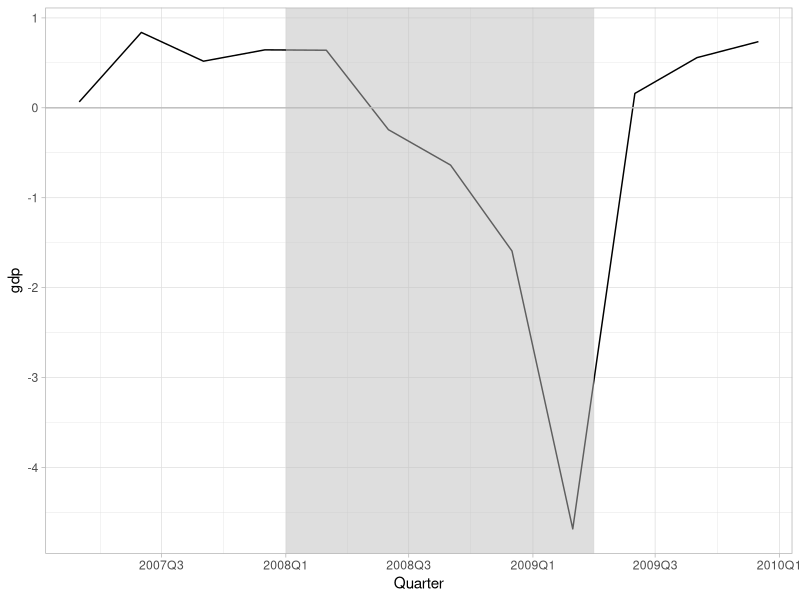
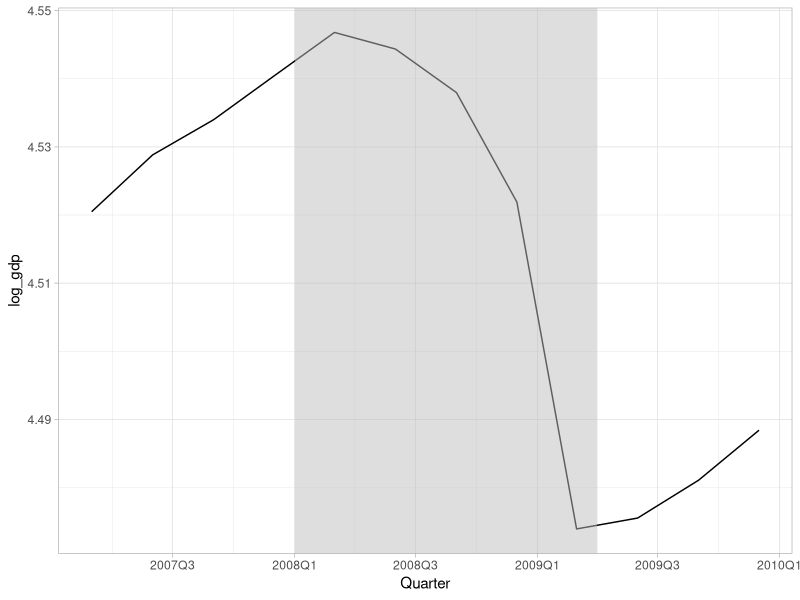
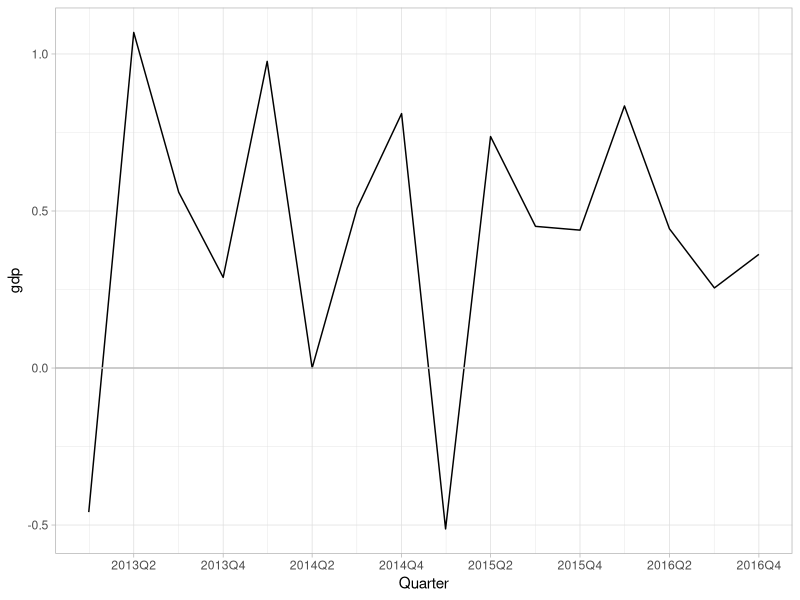
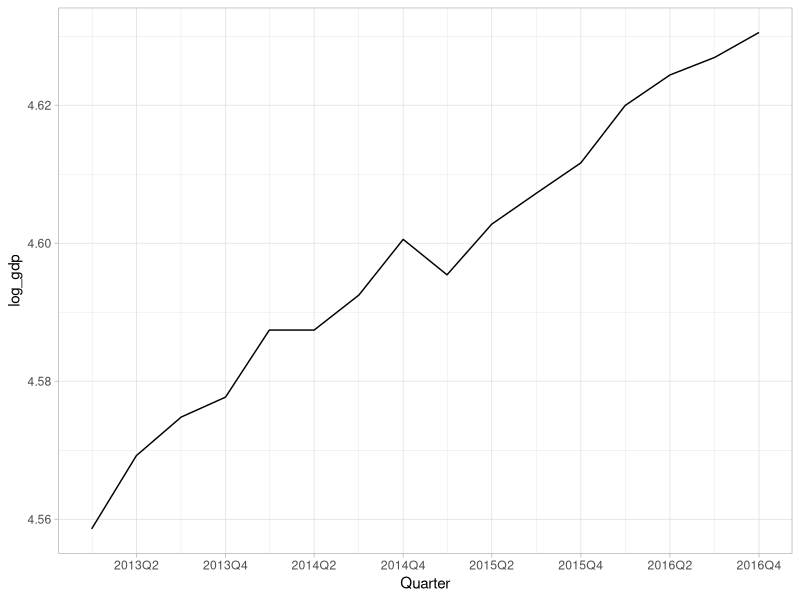
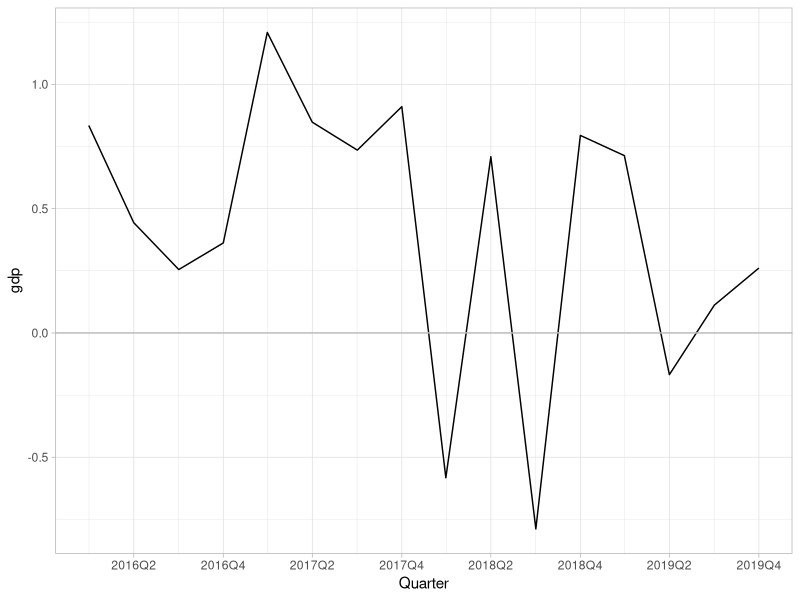
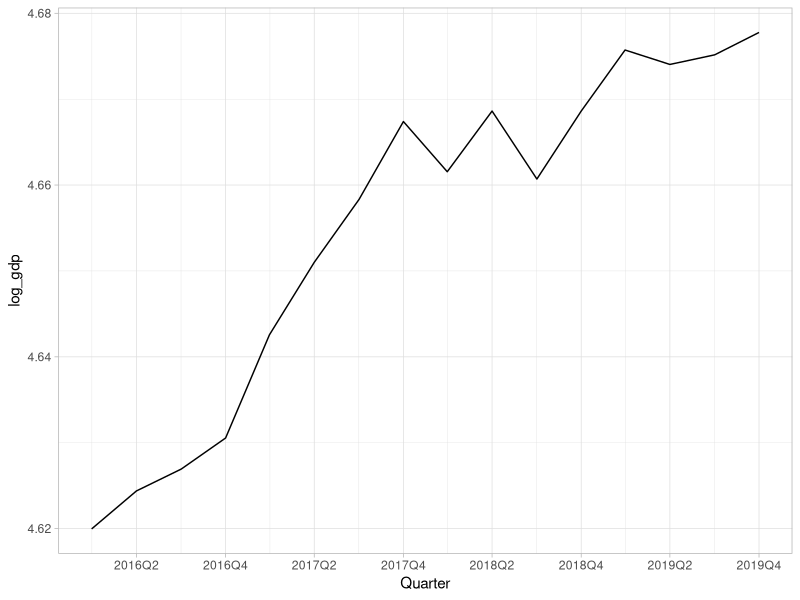
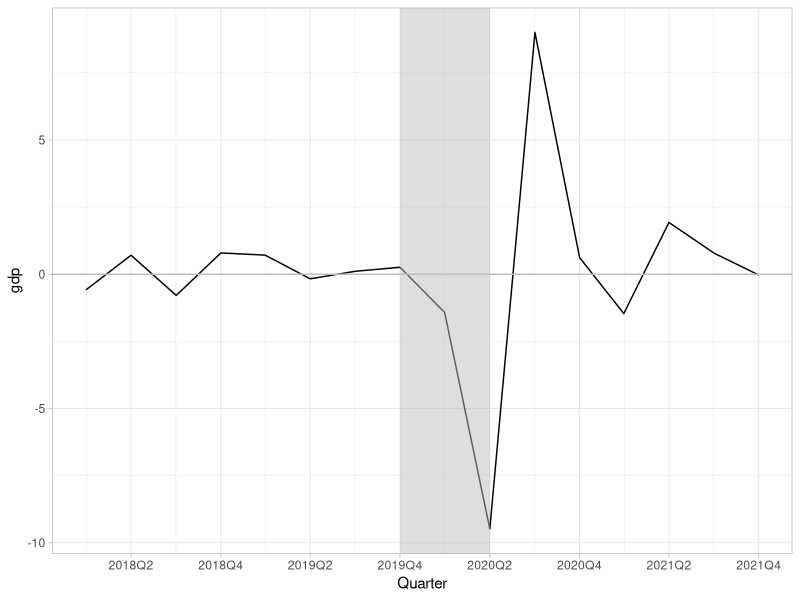
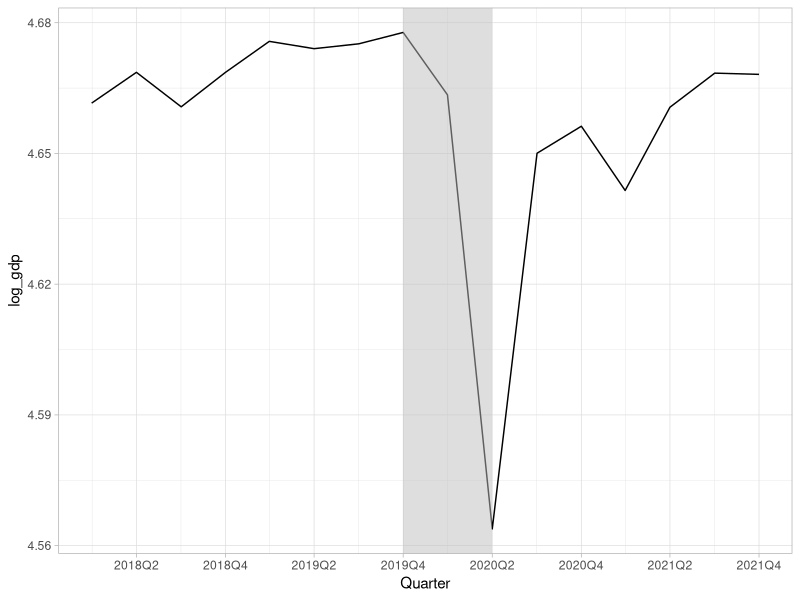

Source code (R) for these figures, in order:
## Housekeeping ----------------------------------------------------------------
library(tidyverse)
library(zoo)

## Load data -------------------------------------------------------------------

gdp <-
  readxl::read_xlsx("Data prep/macro_data.xlsx", sheet = "gdp growth") %>%
  filter(Quarter >= "2004-01-01") %>% 
  rename(gdp = `QoQ growth`)

## GDP plots: QoQ growth -------------------------------------------------------

p1_plot <- ggplot(gdp %>%
                    filter(Quarter >= "2007-03-01" &
                             Quarter <= "2009-12-01"),
                  aes(x = Quarter, y = gdp)) +
  geom_line() +
  scale_x_datetime(labels = function(x) zoo::format.yearqtr(x, "%YQ%q"), breaks = "6 months") +
  theme_light() +
  geom_hline(yintercept = 0.0, color = "grey") +
  annotate("rect", fill = "grey", alpha = 0.5, 
           xmin = as.POSIXct("2008-01-01"), xmax = as.POSIXct("2009-04-01"),
           ymin = -Inf, ymax = Inf)
  

p2_plot <- ggplot(gdp %>%
                    filter(Quarter >= "2013-03-01" &
                             Quarter <= "2016-12-01"),
                  aes(x = Quarter, y = gdp)) +
  geom_line() +
  scale_x_datetime(labels = function(x) zoo::format.yearqtr(x, "%YQ%q"), breaks = "6 months") +
  theme_light() +
  geom_hline(yintercept = 0.0, color = "grey")

p3_plot <- ggplot(gdp %>%
                    filter(Quarter >= "2016-03-01" &
                             Quarter <= "2019-12-01"),
                  aes(x = Quarter, y = gdp)) +
  geom_line() +
  scale_x_datetime(labels = function(x) zoo::format.yearqtr(x, "%YQ%q"), breaks = "6 months") +
  theme_light() +
  geom_hline(yintercept = 0.0, color = "grey")

p4_plot <- ggplot(gdp %>%
                    filter(Quarter >= "2018-03-01" &
                             Quarter <= "2021-12-01"),
                  aes(x = Quarter, y = gdp)) +
  geom_line() +
  scale_x_datetime(labels = function(x) zoo::format.yearqtr(x, "%YQ%q"), breaks = "6 months") +
  theme_light() +
  geom_hline(yintercept = 0.0, color = "grey") +
  annotate("rect", fill = "grey", alpha = 0.5, 
           xmin = as.POSIXct("2019-12-01"), xmax = as.POSIXct("2020-06-01"),
           ymin = -Inf, ymax = Inf)

## GDP plots: log --------------------------------------------------------------


p1_plot_log <- ggplot(gdp %>%
                    filter(Quarter >= "2007-03-01" &
                             Quarter <= "2009-12-01"),
                  aes(x = Quarter, y = log_gdp)) +
  geom_line() +
  scale_x_datetime(labels = function(x) zoo::format.yearqtr(x, "%YQ%q"), breaks = "6 months") +
  theme_light() +
  annotate("rect", fill = "grey", alpha = 0.5, 
           xmin = as.POSIXct("2008-01-01"), xmax = as.POSIXct("2009-04-01"),
           ymin = -Inf, ymax = Inf)


p2_plot_log <- ggplot(gdp %>%
                    filter(Quarter >= "2013-03-01" &
                             Quarter <= "2016-12-01"),
                  aes(x = Quarter, y = log_gdp)) +
  geom_line() +
  scale_x_datetime(labels = function(x) zoo::format.yearqtr(x, "%YQ%q"), breaks = "6 months") +
  theme_light()

p3_plot_log <- ggplot(gdp %>%
                    filter(Quarter >= "2016-03-01" &
                             Quarter <= "2019-12-01"),
                  aes(x = Quarter, y = log_gdp)) +
  geom_line() +
  scale_x_datetime(labels = function(x) zoo::format.yearqtr(x, "%YQ%q"), breaks = "6 months") +
  theme_light()

p4_plot_log <- ggplot(gdp %>%
                    filter(Quarter >= "2018-03-01" &
                             Quarter <= "2021-12-01"),
                  aes(x = Quarter, y = log_gdp)) +
  geom_line() +
  scale_x_datetime(labels = function(x) zoo::format.yearqtr(x, "%YQ%q"), breaks = "6 months") +
  theme_light() +
  annotate("rect", fill = "grey", alpha = 0.5, 
           xmin = as.POSIXct("2019-12-01"), xmax = as.POSIXct("2020-06-01"),
           ymin = -Inf, ymax = Inf)


  
